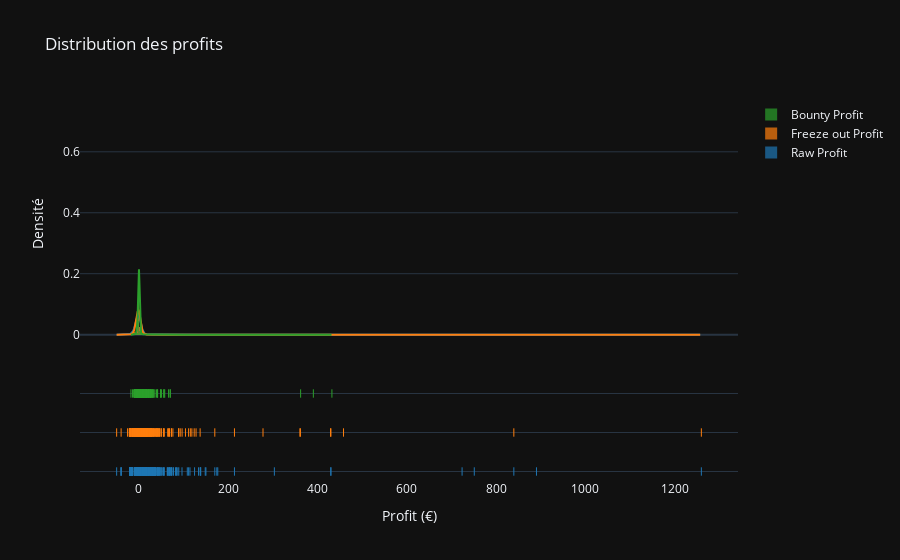

The cell this chart's notebook holds for it:
### Code cell
tournament_graphs.plot_profit_distribution()

### Figure 1 — Plotly figure (JSON) as saved in the notebook; plotly's stock layout.template omitted (floating-point values rounded to 4 significant figures; data arrays with more than 128 entries replaced by an {"elided": "..."} marker saying what was removed)
{"data": [{"autobinx": false, "histnorm": "probability density", "legendgroup": "Raw Profit", "marker": {"color": "rgb(31, 119, 180)"}, "name": "Raw Profit", "opacity": 0.7, "x": {"elided": "6484 float values"}, "xaxis": "x", "xbins": {"end": 1260.0, "size": 1.0, "start": -50.0}, "yaxis": "y", "type": "histogram"}, {"autobinx": false, "histnorm": "probability density", "legendgroup": "Freeze out Profit", "marker": {"color": "rgb(255, 127, 14)"}, "name": "Freeze out Profit", "opacity": 0.7, "x": {"elided": "6484 float values"}, "xaxis": "x", "xbins": {"end": 1260.0, "size": 1.0, "start": -50.0}, "yaxis": "y", "type": "histogram"}, {"autobinx": false, "histnorm": "probability density", "legendgroup": "Bounty Profit", "marker": {"color": "rgb(44, 160, 44)"}, "name": "Bounty Profit", "opacity": 0.7, "x": {"elided": "6484 float values"}, "xaxis": "x", "xbins": {"end": 432.3, "size": 1.0, "start": -18.0}, "yaxis": "y", "type": "histogram"}, {"legendgroup": "Raw Profit", "marker": {"color": "rgb(31, 119, 180)"}, "mode": "lines", "name": "Raw Profit", "showlegend": false, "x": {"elided": "500 float values"}, "xaxis": "x", "y": {"elided": "500 float values"}, "yaxis": "y", "type": "scatter"}, {"legendgroup": "Freeze out Profit", "marker": {"color": "rgb(255, 127, 14)"}, "mode": "lines", "name": "Freeze out Profit", "showlegend": false, "x": {"elided": "500 float values"}, "xaxis": "x", "y": {"elided": "500 float values"}, "yaxis": "y", "type": "scatter"}, {"legendgroup": "Bounty Profit", "marker": {"color": "rgb(44, 160, 44)"}, "mode": "lines", "name": "Bounty Profit", "showlegend": false, "x": {"elided": "500 float values"}, "xaxis": "x", "y": {"elided": "500 float values"}, "yaxis": "y", "type": "scatter"}, {"legendgroup": "Raw Profit", "marker": {"color": "rgb(31, 119, 180)", "symbol": "line-ns-open"}, "mode": "markers", "name": "Raw Profit", "showlegend": false, "x": {"elided": "6484 float values"}, "xaxis": "x", "y": {"elided": "6484 str values"}, "yaxis": "y2", "type": "scatter"}, {"legendgroup": "Freeze out Profit", "marker": {"color": "rgb(255, 127, 14)", "symbol": "line-ns-open"}, "mode": "markers", "name": "Freeze out Profit", "showlegend": false, "x": {"elided": "6484 float values"}, "xaxis": "x", "y": {"elided": "6484 str values"}, "yaxis": "y2", "type": "scatter"}, {"legendgroup": "Bounty Profit", "marker": {"color": "rgb(44, 160, 44)", "symbol": "line-ns-open"}, "mode": "markers", "name": "Bounty Profit", "showlegend": false, "x": {"elided": "6484 float values"}, "xaxis": "x", "y": {"elided": "6484 str values"}, "yaxis": "y2", "type": "scatter"}], "layout": {"barmode": "overlay", "hovermode": "closest", "legend": {"traceorder": "reversed"}, "xaxis": {"anchor": "y2", "domain": [0.0, 1.0], "zeroline": false, "title": {"text": "Profit (€)"}}, "yaxis": {"anchor": "free", "domain": [0.35, 1], "position": 0.0, "title": {"text": "Densité"}}, "yaxis2": {"anchor": "x", "domain": [0, 0.25], "dtick": 1, "showticklabels": false}, "title": {"text": "Distribution des profits"}}}
